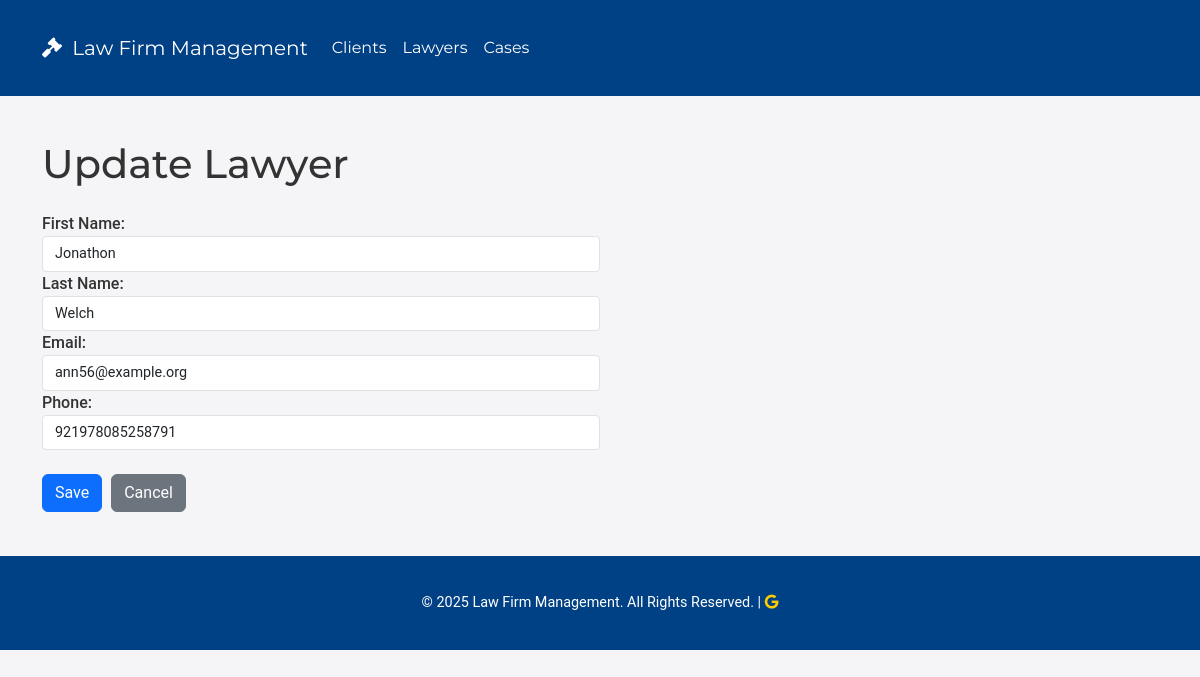
/lawyers/1/update/, run on the app's committed database.
### cases/models.py (models this page shows, shortened)
class Lawyer(models.Model):
    first_name = models.CharField(max_length=100)
    last_name = models.CharField(max_length=100)
    email = models.EmailField()
    phone = models.CharField(max_length=15)

### cases/views.py (the view)
# urls.py: path('lawyers/<int:pk>/update/', views.LawyerUpdateView.as_view(), name='lawyer_update'),
class LawyerUpdateView(UpdateView):
    model = Lawyer
    form_class = LawyerForm
    template_name = "lawyers/lawyer_form.html"
    success_url = "/lawyers/"

### cases/forms.py
class LawyerForm(forms.ModelForm):
    class Meta:
        model = Lawyer
        fields = ['first_name', 'last_name', 'email', 'phone']

### cases/templates/lawyers/lawyer_form.html (shortened to what this page needs)
{% extends 'base.html' %}
{% load widget_tweaks %}
{% block content %}
    <h1 class="mb-4"> {% if object %}Update{% else %}Add {% endif %} Lawyer</h1>
    <form method="post" novalidate>
        <div class="form-row">
            <div class="form-group col-md-6">
                <label for="{{ form.first_name.id_for_label }}">First Name:</label>
                <input type="text" class="form-control" id="{{ form.first_name.id_for_label }}"
                       name="{{ form.first_name.html_name }}" value="{{ form.first_name.value|default:'' }}" required>
            </div>
            <div class="form-group col-md-6">
                <label for="{{ form.last_name.id_for_label }}">Last Name:</label>
                <input type="text" class="form-control" id="{{ form.last_name.id_for_label }}"
                       name="{{ form.last_name.html_name }}" value="{{ form.last_name.value|default:'' }}" required>
            </div>
            <div class="form-group col-md-6">
                <label for="{{ form.email.id_for_label }}">Email:</label>
                <input type="email" class="form-control" id="{{ form.email.id_for_label }}"
                       name="{{ form.email.html_name }}" value="{{ form.email.value|default:'' }}" required>
            </div>
        </div>
        <div class="form-row">
            <div class="form-group col-md-6">
                <label for="{{ form.phone.id_for_label }}">Phone:</label>
                <input type="text" class="form-control" id="{{ form.phone.id_for_label }}"
                       name="{{ form.phone.html_name }}" value="{{ form.phone.value|default:'' }}" required>
            </div>
        </div>
        <button type="submit" class="btn btn-primary">Save</button>
        <a class="btn btn-secondary" href="{% url 'cases:lawyer_list' %}">Cancel</a>
    </form>
{% endblock %}

### cases/templates/base.html (style rules this page uses)
body { font-family: 'Roboto', sans-serif; background-color: #f5f5f7; color: #333; }
h1, h2, h3, h4, h5, h6, .navbar-brand, .nav-link { font-family: 'Montserrat', sans-serif; }
.btn-primary, .btn-danger, .btn-secondary { margin-right: 5px; }
label { font-weight: 500; }
input.form-control, select.form-control, textarea.form-control { font-size: 0.9rem; border-radius: 0.25rem; }

### data on the page
Lawyer: first_name "Jonathon", last_name "Welch", email "ann56@example.org", phone "921978085258791"
